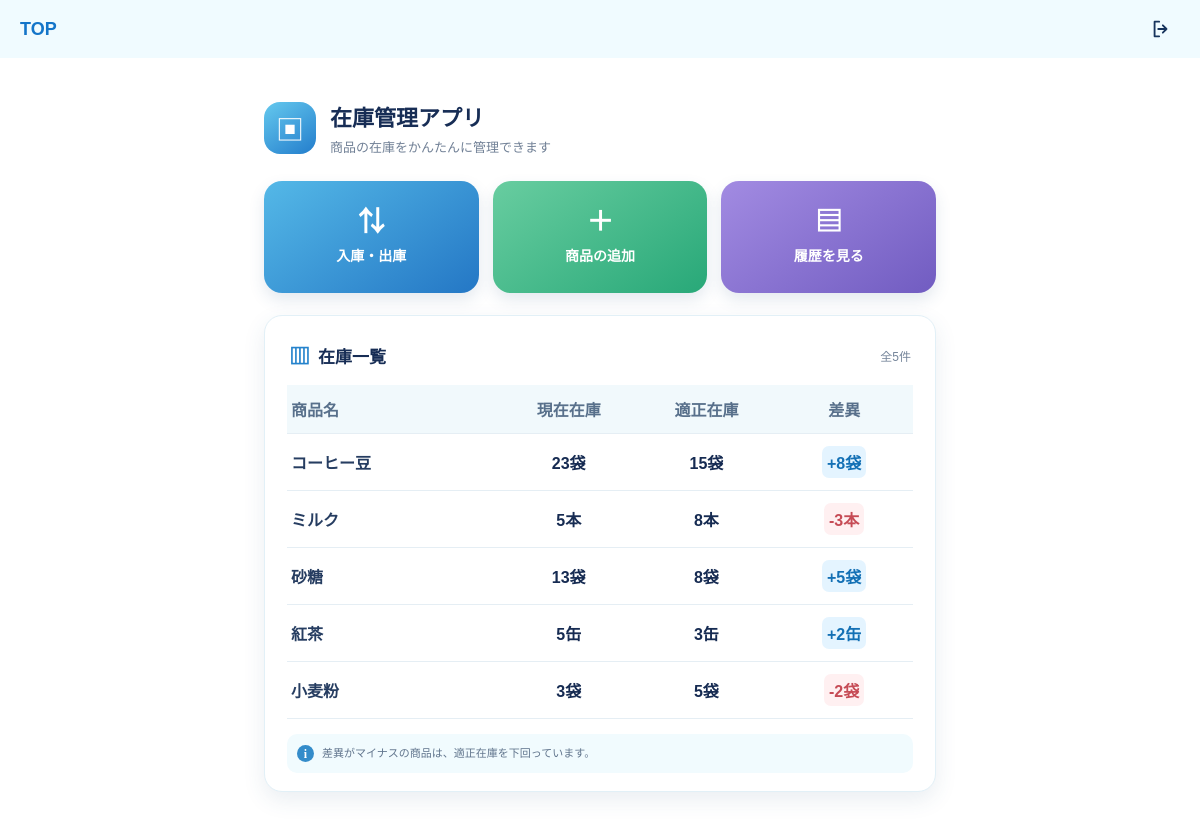
Before: / (signed in) with the older database file.
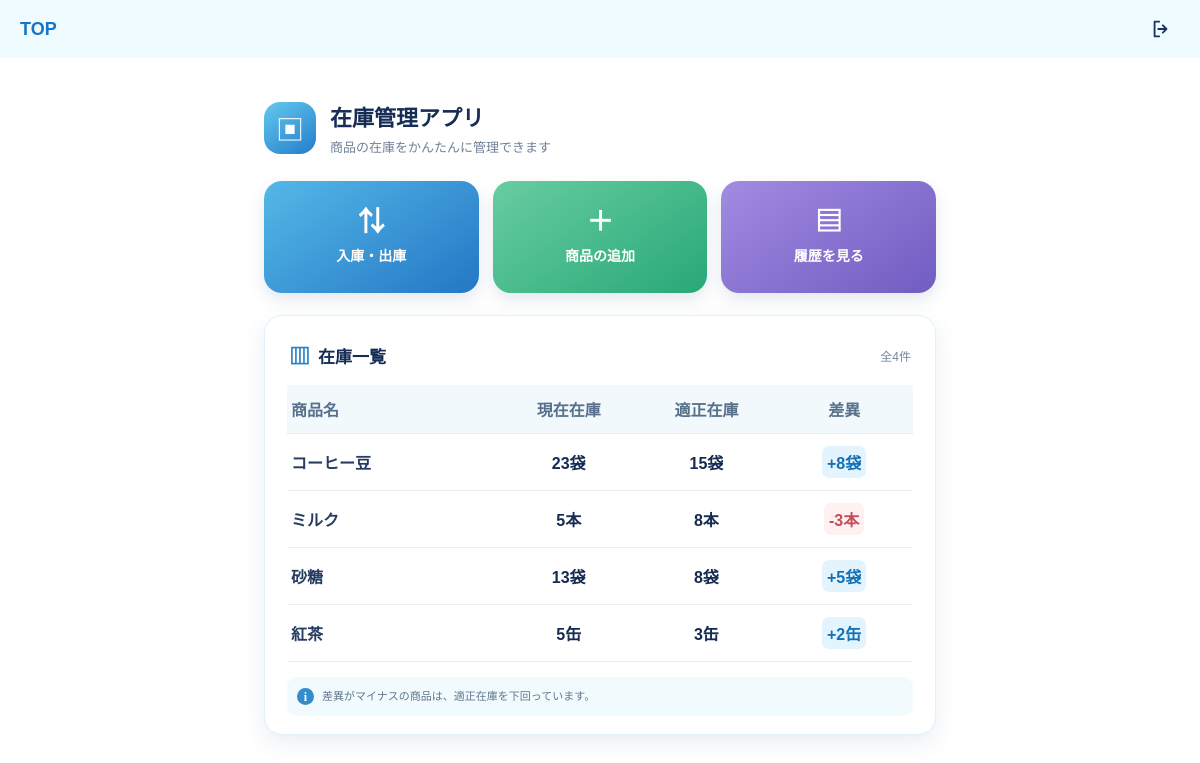
After: the same page with the newer database file.
### tables this page shows
CREATE TABLE products (
    id INTEGER PRIMARY KEY AUTOINCREMENT,
    name TEXT NOT NULL,
    stock INTEGER NOT NULL DEFAULT 0,
    proper_stock INTEGER NOT NULL
, unit TEXT);

### app.py (the view)
@app.route("/")
@login_required
def home():
    conn = get_db_connection()
    products = conn.execute(
        "SELECT * FROM products"
    ).fetchall()
    conn.close()
    products = [
        {
            "id": product["id"],
            "name": product["name"],
            "stock": product["stock"],
            "proper_stock": product["proper_stock"],
            "unit": product["unit"],
            "difference": product["stock"] - product["proper_stock"]
        }
        for product in products
    ]
    return render_template(
        "index.html",
        products=products
    )

### app.py (called while the page is built)
def get_db_connection():
    conn = sqlite3.connect("inventory.db")
    conn.row_factory = sqlite3.Row
    product_columns = {
        row[1] for row in conn.execute("PRAGMA table_info(products)")
    }
    if product_columns and "unit" not in product_columns:
        conn.execute("ALTER TABLE products ADD COLUMN unit TEXT")
        conn.commit()
    columns = {
        row[1] for row in conn.execute("PRAGMA table_info(transactions)")
    }
    if columns and "product_id" not in columns:
        conn.execute("ALTER TABLE transactions ADD COLUMN product_id INTEGER")
        conn.commit()
    if columns and "user_id" not in columns:
        conn.execute("ALTER TABLE transactions ADD COLUMN user_id INTEGER")
        conn.commit()
    return conn

@login_manager.user_loader
def load_user(user_id):
    conn = get_db_connection()
    user_record = conn.execute(
        "SELECT id, username, password_hash FROM users WHERE id = ?",
        (user_id,)
    ).fetchone()
    conn.close()
    if user_record is None:
        return None
    return User(
        user_record["id"],
        user_record["username"],
        user_record["password_hash"]
    )

### templates/index.html (shortened to what this page needs)
<!DOCTYPE html>
{% extends "base.html" %}
{% block site_header %}
<header class="top-header">
    <a class="top-header__brand" href="{{ url_for('home') }}">TOP</a>
    {% if current_user.is_authenticated %}
    <a class="top-header__logout-icon" href="{{ url_for('logout') }}" aria-label="ログアウト" title="ログアウト">
        <svg viewBox="0 0 24 24" aria-hidden="true" focusable="false">
            <path d="M10 4H5v16h5M14 8l4 4-4 4M18 12H9" />
        </svg>
    </a>
    {% endif %}
</header>
{% endblock %}
{% block content %}
<div class="inventory-home">
    <section class="intro" aria-labelledby="page-heading">
        <div class="intro__icon" aria-hidden="true">▣</div>
        <div>
            <h1 id="page-heading">在庫管理アプリ</h1>
            <p>商品の在庫をかんたんに管理できます</p>
        </div>
    </section>
    <nav class="quick-actions" aria-label="在庫管理メニュー">
        <a class="quick-action quick-action--transaction" href="{{ url_for('transaction') }}">
            <span class="quick-action__icon" aria-hidden="true">⇅</span>
            <span>入庫・出庫</span>
        </a>
        <a class="quick-action quick-action--add" href="{{ url_for('product_list') }}">
            <span class="quick-action__icon" aria-hidden="true">＋</span>
            <span>商品の追加</span>
        </a>
        <a class="quick-action quick-action--history" href="{{ url_for('history') }}">
            <span class="quick-action__icon" aria-hidden="true">▤</span>
            <span>履歴を見る</span>
        </a>
    </nav>
    <section class="inventory-card" aria-labelledby="inventory-heading">
        <div class="inventory-card__heading">
            <h2 id="inventory-heading"><span aria-hidden="true">▥</span> 在庫一覧</h2>
            <span class="inventory-count">全{{ products|length }}件</span>
        </div>
        <table class="inventory-table">
            <thead>
                <tr>
                    <th scope="col">商品名</th>
                    <th scope="col">現在在庫</th>
                    <th scope="col">適正在庫</th>
                    <th scope="col">差異</th>
                </tr>
            </thead>
            <tbody>
                {% for product in products %}
                <tr>
                    <td>{{ product.name }}</td>
                    <td>{{ product.stock }}{% if product.unit and product.unit != "未設定" %}{{ product.unit }}{% endif %}</td>
                    <td>{{ product.proper_stock }}{% if product.unit and product.unit != "未設定" %}{{ product.unit }}{% endif %}</td>
                    <td>
                        <span class="difference-badge{% if product.difference is gt(0) %} difference-badge--positive{% elif product.difference is lt(0) %} difference-badge--negative{% else %} difference-badge--zero{% endif %}">
                            {% if product.difference is gt(0) %}+{% endif %}{{ product.difference }}{% if product.unit and product.unit != "未設定" %}{{ product.unit }}{% endif %}
                        </span>
                    </td>
                </tr>
                {% else %}
                <tr>
                    <td class="inventory-table__empty" colspan="4">商品が登録されていません</td>
                </tr>
                {% endfor %}
            </tbody>
        </table>
        <p class="inventory-note"><span aria-hidden="true">i</span>差異がマイナスの商品は、適正在庫を下回っています。</p>
    </section>
</div>
{% endblock %}

### templates/base.html (shortened to what this page needs)
<!DOCTYPE html>
<html lang="ja">
<head>
    <link rel="stylesheet"
          href="{{ url_for('static', filename='style.css') }}">
</head>
<body>
    {% block site_header %}{% endblock %}
    <main>
        {% block content %}
        {% endblock %}
    </main>
</body>
</html>

Changed rows visible on the page:
removed products: name "小麦粉", stock "3", unit "袋", proper_stock "5", difference "-2"
Other visible differences:
{{ products|length }}: "5" → "4"
